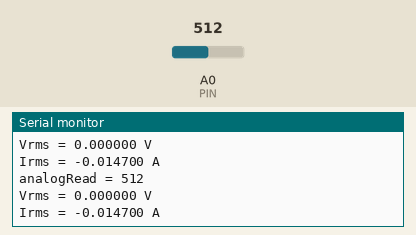
Bench run of a sketch on a simulated Arduino Uno, built with avr-gcc and run on an emulated ATmega328P. On the bench: the last lines printed to the serial monitor. The inputs (shaded band) are chosen by the test bench; at power-on: A0 (PIN) = 512.

Above: at 1.2 s.
1.3 s: A0 (PIN) set to 716
At 2.6 s:
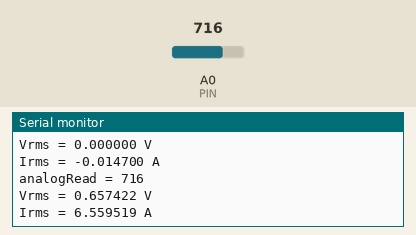
2.8 s: A0 (PIN) set to 900
At 3.9 s:
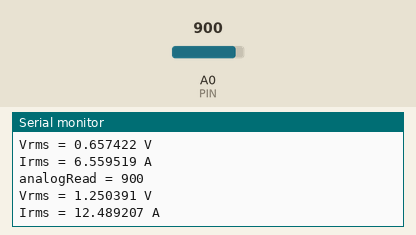
Timing chart, 0 to 5.8 s (numbered marks = the images above; inputs shaded):
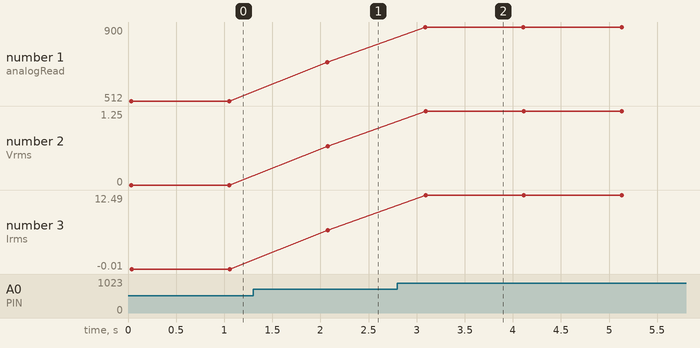

The sketch:

acs-2.ino
```cpp
#define PIN A0
float resolution  = 3.3 / 1024;                   // Input Voltage Range is 1V to 3.3V
                                                  // ESP8266 ADC resolution is 10-bit. 2^10 = 1024

uint32_t period = 1000000 / 60;                   // One period of a periodic waveform
uint32_t t_start = 0;

// setup
float zero_ADC_Value = 0, zero_voltageValue = 0;

// loop
float ADC = 0, Vrms = 0, Current = 0, Q = 0.0147;
float sensitivity = 0.100;                        // 185 mV/A, 100 mV/A and 0.66 mV/A for ±5A, ±20A and ±30A current range respectively.

void setup()
{
  Serial.begin(115200);                           // Initialize Serial communication
  pinMode(PIN, INPUT);                            // Set pin A0 as read.
  /*--------NodeMCU--------*/
  t_start = micros();
  uint32_t ADC_SUM = 0, n = 0;
  while(micros() - t_start < period) {
    ADC_SUM += analogRead(PIN);                   // reading the analog value from pin A0.
    n++;                                          // counter to be used for avg.
  }
  zero_ADC_Value = (ADC_SUM / n);                 // The avg analog value when no current pass throught the ACS712 sensor.
  zero_voltageValue = zero_ADC_Value * resolution;    // The ACS712 output voltage value when no current pass trough the sensor (i = 0)

}
void loop() {

  /*----Vrms & Irms Calculation----*/
  t_start = micros();
  uint32_t ADC_Dif = 0, ADC_SUM = 0, m = 0;
  while(micros() - t_start < period) {            // Defining one period of the waveform. US frequency(f) is 60Hz. Period = 1/f = 0.016 seg = 16,666 microsec
    ADC_Dif = zero_ADC_Value - analogRead(PIN);   // To start from 0V we need to subtracting our initial value when no current passes through the current sensor, (i.e. 750 or 2.5V).
    ADC_SUM += ADC_Dif * ADC_Dif;                 // SUM of the square
    m++;                                          // counter to be used for avg.
  }
  ADC = sqrt(ADC_SUM / m);                        // The root-mean-square ADC value.
  Vrms = ADC * resolution ;                       // The root-mean-square analog voltage value.
  Current = (Vrms  / sensitivity) - Q;        // The root-mean-square analog current value. Note: Q
  //------------------------------//

  Serial.print("analogRead = ");
  Serial.println(analogRead(PIN));

  Serial.print("Vrms = ");
  Serial.print(Vrms, 6);
  Serial.println(" V");

  Serial.print("Irms = ");
  Serial.print(Current, 6);
  Serial.println(" A");
  Serial.print("\n");

  delay(1000);
}
```

Measured:
- after the input at 1.3 s, the serial monitor: prints a new line after 0.77 s (image 1)
- after the input at 2.8 s, the serial monitor: prints a new line after 0.29 s (image 2)
- plotted number 1: 512 → 716 after the input at 1.3 s, 716 → 900 after the input at 2.8 s
- plotted number 2: 0 → 0.66 after the input at 1.3 s, 0.66 → 1.25 after the input at 2.8 s
- plotted number 3: -0.01 → 6.56 after the input at 1.3 s, 6.56 → 12.49 after the input at 2.8 s
